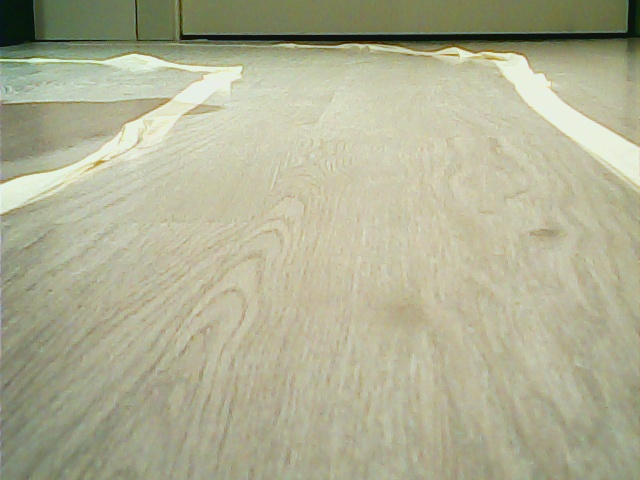
#> input picture records/record_Wed_18_Oct_2017-18_23_26/00.jpg, 640 x 480 px
$ python -i sensor_camera.py   (imports and definitions only)   (older library calls are emulated)
#> lines starting #> are read from the running program, lines starting #| are printed output that depends on the picture; after the words box and inside, x2 and y2 are one past the last pixel; in counts of white or black regions, pixels touching at a corner belong together; long printed decimals are rounded
# gets information from the camera and gives back line information
#

import numpy as np
from sklearn.cluster import DBSCAN
from scipy.cluster.vq import kmeans, vq
from scipy.signal import argrelextrema
from scipy import ndimage
import time

def im_histogram(im):
    """ calculate histogram for an 8 bit image, returns a 256 numpy array """
    hist, edges = np.histogram(im, bins=np.arange(256))
    return hist

def calculate_colors(im, lpf_size=10, lpf_passes=2, plot=None):
    """get an image and return it quantified using the more frequent colors.
    In order to get the local peaks in color histogram and cluster colors around them.
    Then the image is quantified using only those colors
    """

    t0 = time.time()
    hist = im_histogram(im)
    t1 = time.time()
    print ("histogram time %f" % (t1 - t0))

    t0 = time.time()
    # low pass filter so local peak algorithm works better
    w = np.hanning(lpf_size)
    for x in range(lpf_passes):
        hist = np.convolve(w/w.sum(), hist)

    h = np.column_stack((np.linspace(0, hist.max(), hist.size), hist))
    t1 = time.time()
    print ("lpf time %f" % (t1 - t0))

    # calculate local peaks
    t0 = time.time()
    maxs = argrelextrema(h[:, 1], np.greater, order=10)[0]
    # after getting all the peaks in the histogram lets cluster all colors in two
    # this is a way to remove background
    maxs = kmeans(maxs.astype(np.float), 2)[0].astype(np.int)
    t1 = time.time()
    print ("local peaks time %f" % (t1 - t0))
    if plot:
        plot.figure(figsize=(13,7))
        plot.subplot(121)
        plot.bar(range(0, hist.size), h[:,1])
        plot.bar(maxs, np.ones(maxs.size)*hist.max())
        plot.subplot(122)

    t0 = time.time()
    paletted = vq(im.flatten(),maxs)[0]
    paletted.shape = im.shape
    if plot:
        plot.imshow(paletted)
    t1 = time.time()
    print ("vectorize time %f" % (t1 - t0))

    maximums = np.column_stack((range(0, maxs.size), maxs , hist[maxs]))
    return maximums, paletted

def extract_lines_from_image(image, color_index, percent_discard=0.3, plot=None):
    """given an image and the color index to use calculate lines
    """
    x, y = np.where(image == color_index)
    X = np.column_stack((x, y))
    # if the number of points is a important part of the image, discard (likely background)
    if X.size == 0 or X.shape[0] > image.size * percent_discard:
        return []
    print ("dbscan data size %d " % X.shape[0])
    try:
        t0 = time.time()
        db = DBSCAN(eps=5, min_samples=10).fit(X)
        t1 = time.time()
        print ("   db scan time %f" % (t1 - t0))
    except ValueError:
        print(X)
    labels = db.labels_

    # Number of clusters in labels, ignoring noise if present.
    n_clusters_ = len(set(labels)) - (1 if -1 in labels else 0)
    coords = []
    for c in set(labels):
        # label -1 means "noise"
        if c != -1:
            class_member_mask = (labels == c)
            coords.append(X[class_member_mask])
    # with the clusters look for the polynomial that fits better (well, it's a LR)
    pol = []
    errors = []
    t0 = time.time()
    for x in coords:
      try:
          pfd = np.polyfit(x[:,0], x[:, 1], 1)
          # compute varianze
          weight = float(x.shape[0])/image.size
          # discard small pieces
          if weight > 0.000005:
            xx = np.poly1d(pfd)
            err = (xx(x[:,0]) - x[:,1]).var()
            bbox = [x[:,0].min(), x[:,0].max(),x[:,1].min(), x[:,1].max()]
            # create line segment, like [x0, y0, x1, y1]
            segment = np.array((xx(bbox[2]), bbox[2], xx(bbox[3]), bbox[3]))
            pol.append((x, pfd, err, segment, weight, bbox))
      except ValueError:
          print(x)
      t1 = time.time()


    if plot:
        for c, po, err, segment, weight, bbox in pol:
           xp = np.linspace(bbox[0], bbox[1] , 100)
           p = np.poly1d(po)
           _ = plot.plot(c[:,1], c[:, 0], '.', p(xp), xp, '-')
    return pol


def extract_lines(im, plot=None):
    """extract lines from a image
    it returns a list of segments found in the image, like
    [
        [x0, y0, x1, y1],
        ...
    ]
    """
    t0 = time.time()
    maximums, paletted = calculate_colors(im)
    t1 = time.time()
    print ("calculate colors time %f" % (t1 - t0))
    #ax = None
    lines = []
    ax = plot
    final_image = ndimage.zoom(paletted, 0.8)
    for i, x in enumerate(maximums[:,0]):
        #if plot and not ax:
        #    fig, ax = plot.subplots()
        if ax:
            ax.imshow(final_image)
            ax.autoscale(False)
        t0 = time.time()
        pols = extract_lines_from_image(final_image, x, plot=ax)
        for p in pols:
            # the coordinate system is reversed, coordinate 0 is X and Y is 1, so reverse it so
            # the following operations with this segments don't drive me crazy
            # also normalize by the image size so next calcs can be done without the needing to know the bounds
            lines.append(np.array([
                [p[3][1]/final_image.shape[1], p[3][0]/final_image.shape[0]],
                [p[3][3]/final_image.shape[1], p[3][2]/final_image.shape[0]]
            ]))
        t1 = time.time()
        print ("extract lines from image time %f" % (t1 - t0))
    return lines


# [55 lines left out: functions extract_line_simple, calculate_direction, not called in this run]


>>> import cv2
>>> picture = cv2.imread('records/record_Wed_18_Oct_2017-18_23_26/00.jpg', cv2.IMREAD_GRAYSCALE)
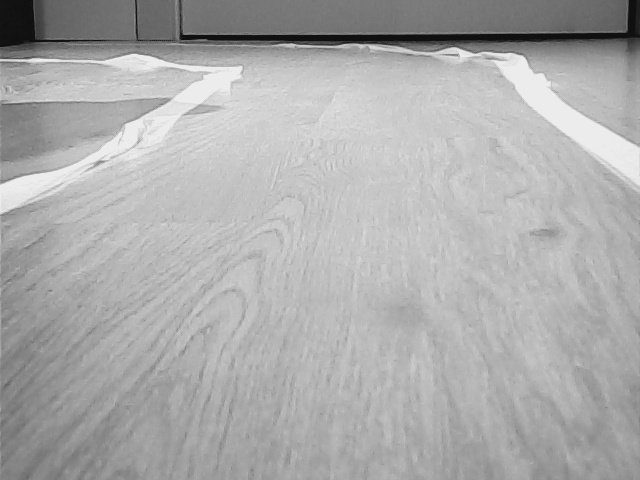
#> picture: shape (480, 640); min 12, max 242, mean 172.2
>>> result = extract_lines(picture)
#> in im_histogram, `hist, edges = np.histogram(im, bins=np.arange(256))`: hist = 255 values, max 6010 at index 193, min 0 at index 0, mean 1204.7; edges = 256 values from 0 to 255
#> after the loop in calculate_colors, `for x in range(lpf_passes):`: hist = 273 values, max 5613.1 at index 202, min 0 at index 0, mean 1125.3
#> in calculate_colors, `h = np.column_stack((np.linspace(0, hist.max(), hist.size), hist))`: h = 273 pairs, first value 0 to 5613.1, second value 0 to 5613.1
#> in calculate_colors, `maxs = argrelextrema(h[:, 1], np.greater, order=10)[0]`: maxs = [26, 77, 127, 202, 245]
#> in calculate_colors, `maxs = kmeans(maxs.astype(np.float), 2)[0].astype(np.int)`: maxs = [76, 223]
#> in calculate_colors, `maximums = np.column_stack((range(0, maxs.size), maxs , hist[maxs]))`: maximums = [[0, 76, 77.63], [1, 223, 806.8]]
#> in extract_lines, `maximums, paletted = calculate_colors(im)`:
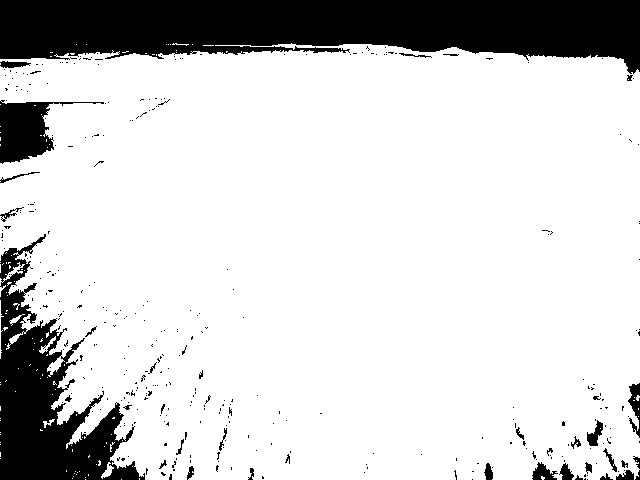
#> paletted: shape (480, 640) int64; values 0 (black) and 1 (white), 82.3% white; 358 black regions (321 under 20 px), largest, box (x1, y1, x2, y2) and area: (0, 0, 640, 74) 33991, (0, 234, 145, 480) 14214, (0, 100, 104, 164) 2767
#> in extract_lines, `final_image = ndimage.zoom(paletted, 0.8)`:
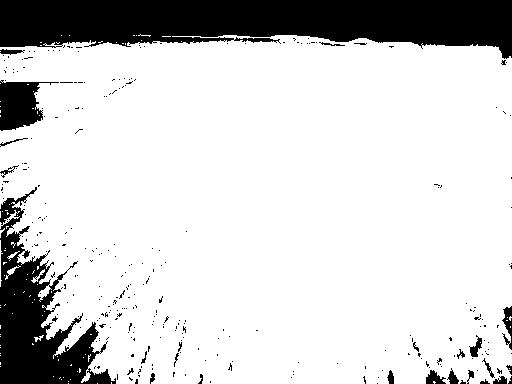
#> final_image: shape (384, 512) int64; values 0 (black) and 1 (white), 82.3% white; 301 black regions (277 under 20 px), largest, box (x1, y1, x2, y2) and area: (0, 0, 512, 59) 21777, (0, 187, 116, 384) 9134, (0, 80, 59, 131) 1739
#> the loop in extract_lines, `for i, x in enumerate(maximums[:,0]):` made 2 passes
#> n_clusters_ in extract_lines_from_image on pass 1: 30
#| dbscan data size 34826
#|    db scan time 0.1783
#| extract lines from image time 0.1894
#| extract lines from image time 0.001747
#> after the loop in extract_lines, `for i, x in enumerate(maximums[:,0]):`: lines = 30 items, first 6: [[0, 0.663], [0.998, 0.731]], [[0.24, 0.213], [0.264, 0.177]], [[0, 0.085], [0.148, 0.0589]], [[0, 1.2], [0.0508, 0.983]], [[0, 0.279], [0.0352, 0.252]], [[0.848, 2], [0.861, 2.02]]
#> result has the same summary as lines in extract_lines
